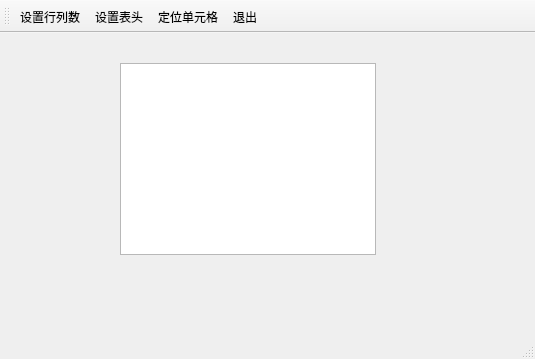
<?xml version="1.0" encoding="UTF-8"?>
<ui version="4.0">
 <class>TFormTable</class>
 <widget class="QMainWindow" name="TFormTable">
  <property name="geometry">
   <rect>
    <x>0</x>
    <y>0</y>
    <width>535</width>
    <height>359</height>
   </rect>
  </property>
  <property name="windowTitle">
   <string>自定义对话框demo</string>
  </property>
  <widget class="QWidget" name="centralwidget">
   <widget class="QTableView" name="tableView">
    <property name="geometry">
     <rect>
      <x>120</x>
      <y>30</y>
      <width>256</width>
      <height>192</height>
     </rect>
    </property>
   </widget>
  </widget>
  <widget class="QStatusBar" name="statusbar"/>
  <widget class="QToolBar" name="toolBar">
   <property name="windowTitle">
    <string>toolBar</string>
   </property>
   <property name="toolButtonStyle">
    <enum>Qt::ToolButtonTextUnderIcon</enum>
   </property>
   <attribute name="toolBarArea">
    <enum>TopToolBarArea</enum>
   </attribute>
   <attribute name="toolBarBreak">
    <bool>false</bool>
   </attribute>
   <addaction name="actTab_SetSize"/>
   <addaction name="actTab_SetHeader"/>
   <addaction name="actTab_Locate"/>
   <addaction name="actFile_Quit"/>
  </widget>
  <action name="actTab_SetSize">
   <property name="icon">
    <iconset resource="res.qrc">
     <normaloff>:/images/images/230.bmp</normaloff>:/images/images/230.bmp</iconset>
   </property>
   <property name="text">
    <string>设置行列数</string>
   </property>
   <property name="toolTip">
    <string>设置表格行数和列数</string>
   </property>
  </action>
  <action name="actTab_SetHeader">
   <property name="icon">
    <iconset resource="res.qrc">
     <normaloff>:/images/images/516.bmp</normaloff>:/images/images/516.bmp</iconset>
   </property>
   <property name="text">
    <string>设置表头</string>
   </property>
   <property name="toolTip">
    <string>设置表头标题</string>
   </property>
  </action>
  <action name="actFile_Quit">
   <property name="icon">
    <iconset resource="res.qrc">
     <normaloff>:/images/images/132.bmp</normaloff>:/images/images/132.bmp</iconset>
   </property>
   <property name="text">
    <string>退出</string>
   </property>
   <property name="toolTip">
    <string>退出本软件</string>
   </property>
  </action>
  <action name="actTab_Locate">
   <property name="icon">
    <iconset resource="res.qrc">
     <normaloff>:/images/images/2.ico</normaloff>:/images/images/2.ico</iconset>
   </property>
   <property name="text">
    <string>定位单元格</string>
   </property>
   <property name="toolTip">
    <string>定位到某个单元格</string>
   </property>
  </action>
 </widget>
 <resources>
  <include location="res.qrc"/>
 </resources>
 <connections>
  <connection>
   <sender>actFile_Quit</sender>
   <signal>triggered()</signal>
   <receiver>TFormTable</receiver>
   <slot>close()</slot>
   <hints>
    <hint type="sourcelabel">
     <x>-1</x>
     <y>-1</y>
    </hint>
    <hint type="destinationlabel">
     <x>267</x>
     <y>179</y>
    </hint>
   </hints>
  </connection>
 </connections>
</ui>
